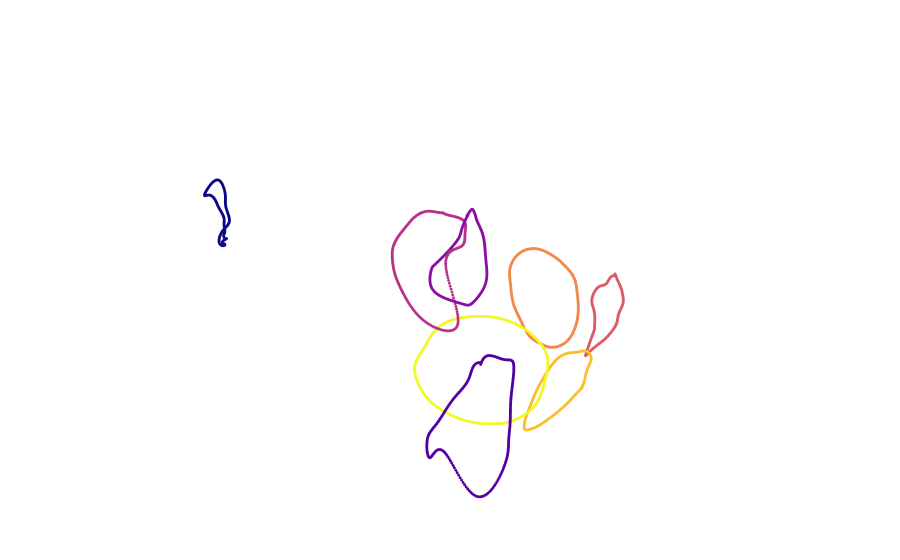

This figure's notebook cell:
### Code cell
i = 1
fig = px.scatter_3d(
        df_curves,
        x="x",
        y="y",
        z="z",
        color="leaf_id",
        #template  = "simple_white",
    )
fig.update_traces(
        marker=dict(size=1),

    )


fig.update_layout(
        margin=dict(l=0, r=0, b=0, t=0), 
        scene={"aspectmode":"data", 
                'xaxis':{"visible": False,},
                'yaxis':{"visible": False,},
                'zaxis':{"visible": False,}},
    )
fig.update_coloraxes(showscale=False)

fig.update_scenes(camera={#"center": point2dict(orientations[i]),
                              "eye": point2dict(points[i]),
                          })
fig.show()

### Figure 1 — Plotly figure (JSON) as saved in the notebook; plotly's stock layout.template omitted (floating-point values rounded to 4 significant figures; data arrays with more than 128 entries replaced by an {"elided": "..."} marker saying what was removed)
{"data": [{"hovertemplate": "x=%{x}<br>y=%{y}<br>z=%{z}<br>leaf_id=%{marker.color}<extra></extra>", "legendgroup": "", "marker": {"color": {"elided": "2880 int values"}, "coloraxis": "coloraxis", "size": 1, "symbol": "circle"}, "mode": "markers", "name": "", "scene": "scene", "showlegend": false, "type": "scatter3d", "x": {"elided": "2880 float values"}, "y": {"elided": "2880 float values"}, "z": {"elided": "2880 float values"}}], "layout": {"coloraxis": {"colorbar": {"title": {"text": "leaf_id"}}, "colorscale": [[0, "#0d0887"], [0.1111, "#46039f"], [0.2222, "#7201a8"], [0.3333, "#9c179e"], [0.4444, "#bd3786"], [0.5556, "#d8576b"], [0.6667, "#ed7953"], [0.7778, "#fb9f3a"], [0.8889, "#fdca26"], [1, "#f0f921"]], "showscale": false}, "legend": {"tracegroupgap": 0}, "margin": {"b": 0, "l": 0, "r": 0, "t": 0}, "scene": {"aspectmode": "data", "camera": {"eye": {"x": -0.2188, "y": 0.4516, "z": -1.908}}, "domain": {"x": [0, 1], "y": [0, 1]}, "xaxis": {"title": {"text": "x"}, "visible": false}, "yaxis": {"title": {"text": "y"}, "visible": false}, "zaxis": {"title": {"text": "z"}, "visible": false}}}}
